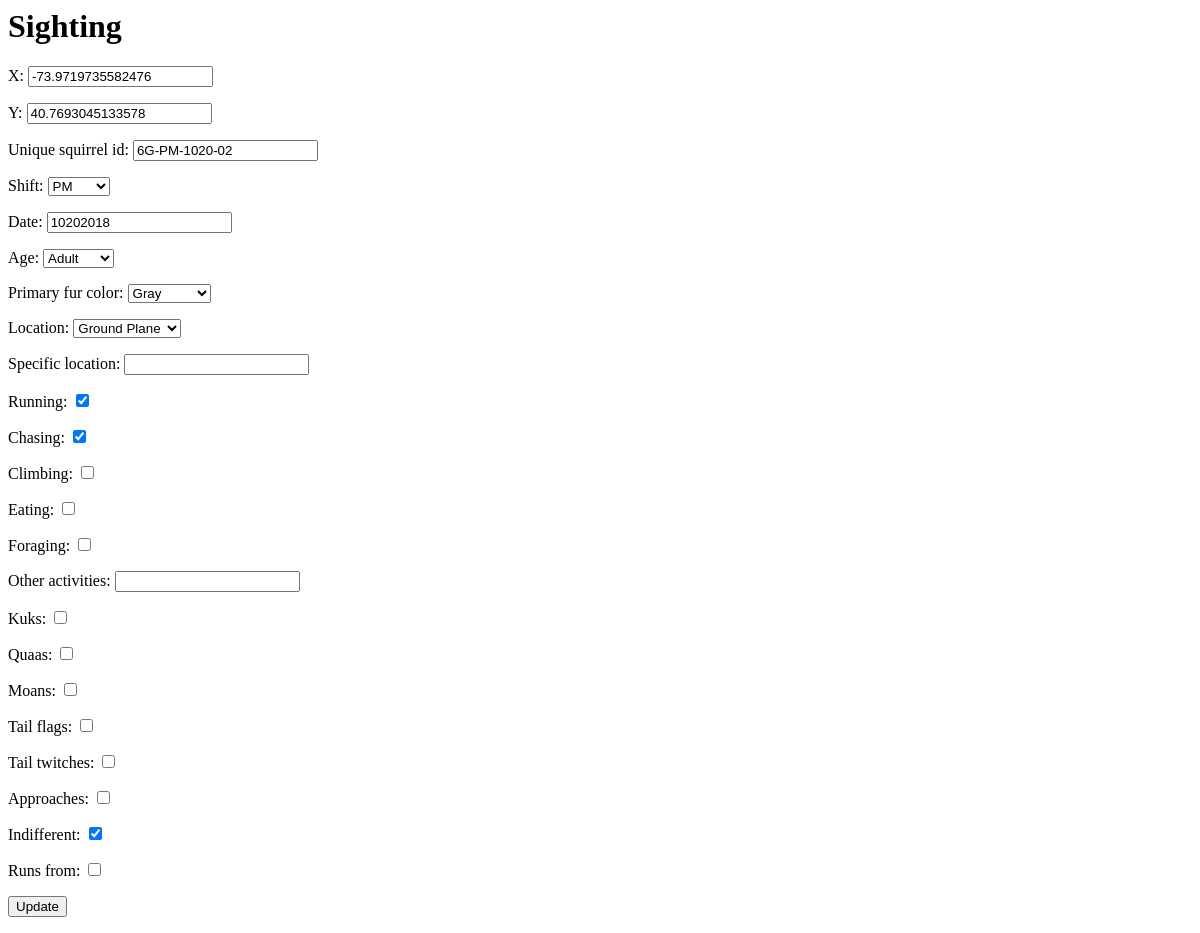
Before: /sightings/6G-PM-1020-02/ with the older database file.
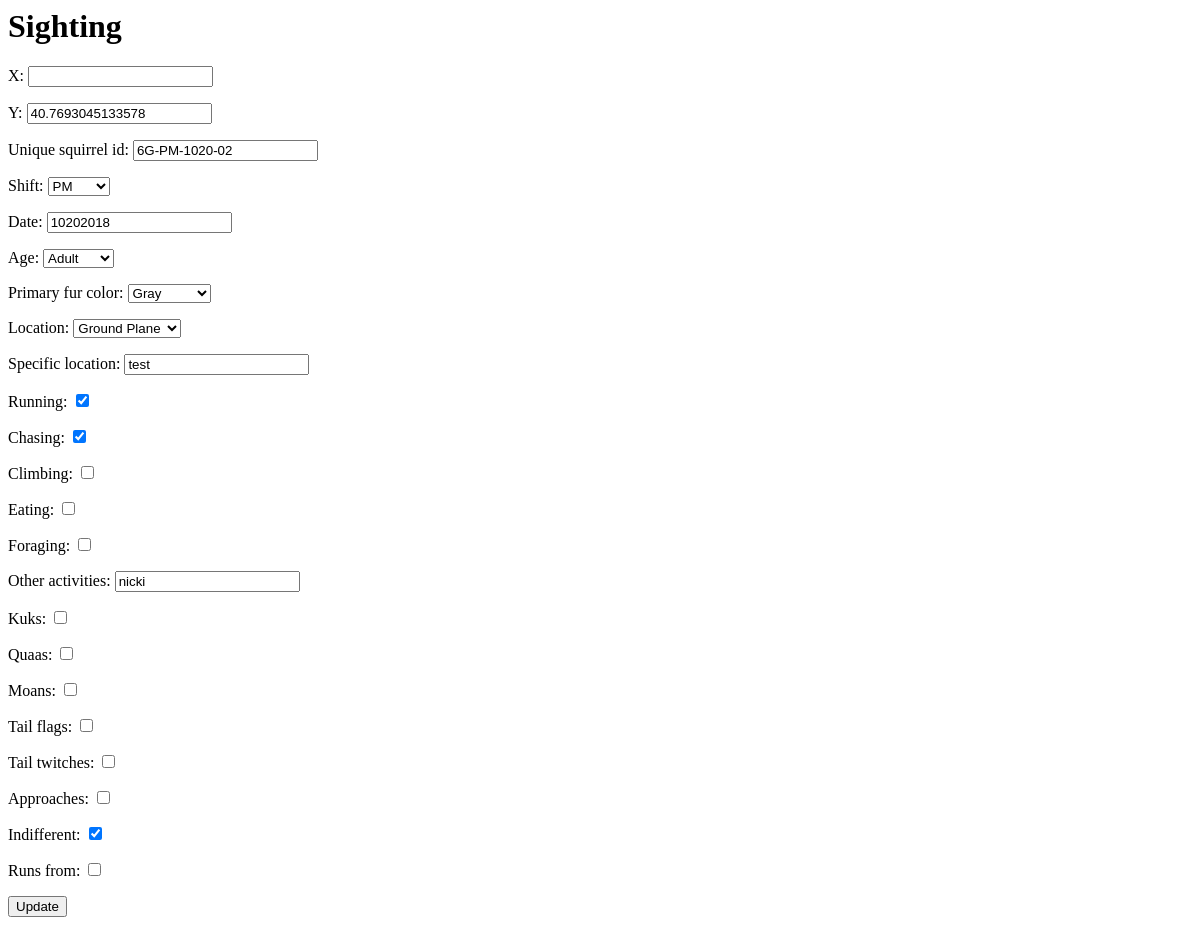
After: the same page with the newer database file.
### tracker/models.py (models this page shows, shortened)
class Squirrel(models.Model):
    x = models.FloatField(
            blank =True,
            null=True,
             )
    y = models.FloatField(
            blank =True,
            null = True,
            )
    unique_squirrel_id = models.CharField(
           primary_key=True,
           max_length=15,
           )
    AM = 'AM'
    PM = 'PM'
    SHIFT_CHOICES = (
            (AM, 'AM'),
            (PM, 'PM'),
            )
    shift = models.CharField(
            choices = SHIFT_CHOICES,
            blank=True,
            max_length=2,
            )
    date = models.IntegerField(
            null=True, blank=True,
            )
    ADULT = 'Adult'
    JUVENILE = 'Juvenile'
    AGE_CHOICES = (
            (ADULT, 'Adult'),
            (JUVENILE, 'Juvenile'),
            )
    age = models.CharField(
            choices = AGE_CHOICES,
            blank=True,
            max_length=10,
            )
    GRAY = 'Gray'
    CINNAMON = 'Cinnamon'
    BLACK  ='Black'
    FUR_CHOICES = (
        (GRAY, 'Gray'),
        (CINNAMON, 'Cinnamon'),
        (BLACK, 'Black'),
    )
    primary_fur_color = models.CharField(
            choices = FUR_CHOICES,
            blank=True,
            max_length=10,
            )
    GROUND_PLANE = 'Ground Plane'
    ABOVE_GROUND = 'Above Ground'
    LOCATION_CHOICES =(
            (GROUND_PLANE, 'Ground Plane'),
            (ABOVE_GROUND, 'Above Ground')
            )
    location = models.CharField(
            choices = LOCATION_CHOICES,
            blank=True,
            max_length=20,
            )
    specific_location = models.CharField(
            blank=True,
            max_length=255,
            )
    running = models.BooleanField(
            default=False)
    chasing = models.BooleanField(
            default=False)
    climbing = models.BooleanField(
            default=False)
    eating = models.BooleanField(
            default=False)
    foraging = models.BooleanField(
            default=False)
    other_activities = models.CharField(
            blank=True,
            max_length=255,
            )
    kuks = models.BooleanField(
            default=False)
    quaas = models.BooleanField(
            default=False)
    moans = models.BooleanField(
            default=False)
    tail_flags = models.BooleanField(
            default=False)
    tail_twitches = models.BooleanField(
            default=False)
    approaches = models.BooleanField(
           default=False)
    indifferent = models.BooleanField(
            default=False)
    runs_from = models.BooleanField(
            default=False)

### tracker/views.py (the view)
# urls.py: path('<str:unique_squirrel_id>/', views.sighting_update),
def sighting_update(request, unique_squirrel_id):
    squirrel = Squirrel.objects.get(unique_squirrel_id=unique_squirrel_id)
    if request.method == 'POST':
        form = SightingForm(request.POST,instance=squirrel)
        if form.is_valid():
            form.save()
            return redirect(f'/sightings/{unique_squirrel_id}')
    else:
        form = SightingForm(instance=squirrel)
    context = {
            'form':form,
            }
    return render(request, 'tracker/edit.html', context)

### tracker/forms.py
class SightingForm(ModelForm):
   class Meta:
       model = Squirrel
       fields =  '__all__'

### tracker/templates/tracker/edit.html (shortened to what this page needs)
<!doctype>
<html>
  <body>
    <h1>Sighting {{sighting.unique_squirrel_id}}</h1>
    <form method = "POST">
      {{ form.as_p }}
      <input type="submit" value="Update">
    </form>
</html>

Changed rows visible on the page:
changed Squirrel "6G-PM-1020-02": x "-73.9719735582476" → (not shown); specific_location (not shown) → "test"; other_activities (not shown) → "nicki"
